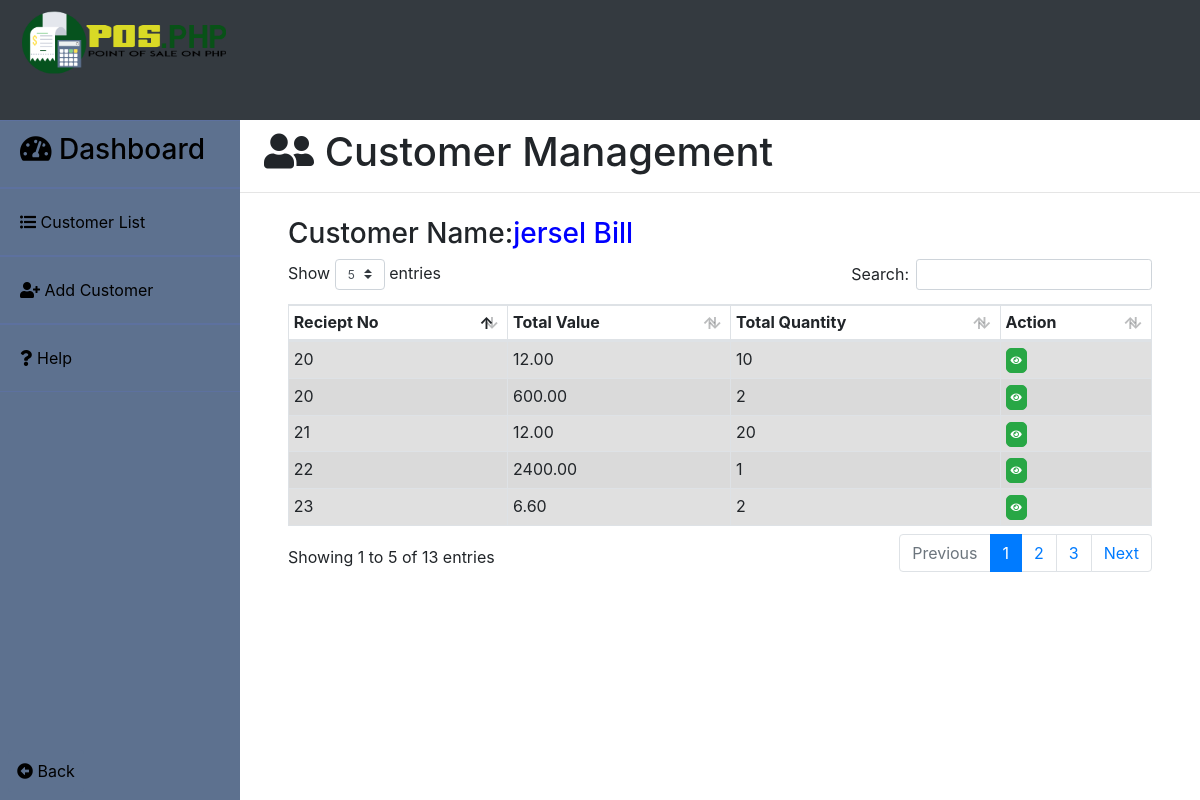
The page /customer/customer_sales.php?customer_id=16 (signed in) on the database its author committed.
### tables this page shows
CREATE TABLE `customer` (
  `customer_id` int(11) NOT NULL,
  `firstname` varchar(30) DEFAULT NULL,
  `lastname` varchar(30) DEFAULT NULL,
  `address` text DEFAULT NULL,
  `contact_number` varchar(30) DEFAULT NULL,
  `image` varchar(30) NOT NULL
);

CREATE TABLE `sales_product` (
  `reciept_no` int(11) NOT NULL,
  `product_id` varchar(20) NOT NULL,
  `price` decimal(18,2) NOT NULL,
  `qty` int(11) NOT NULL
);

### customer/customer_sales.php (the view, shortened to what this page needs)
<?php
	include("../server/connection.php");
	$customer_id = $_GET['customer_id'];
	$sql = "SELECT sales_product.reciept_no,sales_product.price,sales_product.qty FROM customer,sales,sales_product WHERE customer.customer_id = $customer_id AND sales.customer_id = $customer_id AND sales.reciept_no = sales_product.reciept_no";
	$result	= mysqli_query($db, $sql);
	$query = "SELECT firstname,lastname FROM customer WHERE customer_id=$customer_id";
	$result1 = mysqli_query($db, $query);
?>
<!DOCTYPE html>
<html>
<head>
	<?php include('../templates/head1.php');
	?>
</head>
<body>
	<div class="contain h-100">
		<?php
			include('../customer/base.php');
		?>
		<div>
			<h1 class="ml-4 pt-2"><i class="fas fa-user-friends"></i> Customer Management</h1>
			<hr>
			<div class="table-responsive mt-4 pl-5 pr-5">
			<table class="table table-striped table-bordered table-sm" id="customer_table" style="margin-top: -22px;">
				<?php $row1 = mysqli_fetch_assoc($result1);
					echo "<h3>Customer Name:<span style='color:blue;'>".$row1['firstname'].'&nbsp'.$row1['lastname']."</span></h3>";
				?>
				<thead>
					<tr>
						<th scope="col" class="column-text">Reciept No</th>
						<th scope="col" class="column-text">Total Value</th>
						<th scope="col" class="column-text">Total Quantity</th>
						<th scope="col" class="column-text">Action</th>
					</tr>
				</thead>
				<tbody class="table-hover">
					<?php
						while($row = mysqli_fetch_assoc($result)){
				  	?>
					<tr class="table-active">
						<td><?php echo $row['reciept_no'];?></td>
						<td><?php echo $row['price'];?></td>
						<td><?php echo $row['qty'];?></td>
						<td>
							<button type="button" name="view" style='font-size:10px; border-radius:5px;padding:4px;' id="<?php echo $row['customer_id'];?>" class="btn btn-success btn-xs view_data"><i class="fas fa-eye"></i></button>
						</td>
					</tr>
					<?php } ?>
				</tbody>
			</table>
			</div>
		</div>
	</div>
</body>
</html>

### rows shown on the page
customer: firstname "jersel", lastname "Bill"
sales_product: reciept_no "20", price "12.00", qty "10"
sales_product: reciept_no "20", price "600.00", qty "2"
sales_product: reciept_no "21", price "12.00", qty "20"
sales_product: reciept_no "22", price "2400.00", qty "1"
sales_product: reciept_no "23", price "6.60", qty "2"
